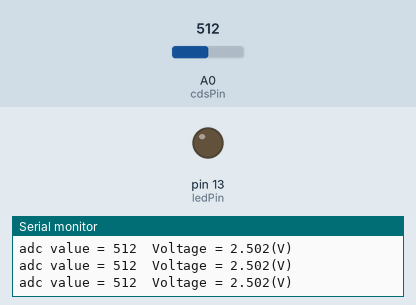
Bench run of a sketch on a simulated Arduino Uno, built with avr-gcc and run on an emulated ATmega328P. Shown: output pins drawn as LEDs (lit = HIGH), the last lines printed to the serial monitor. Inputs (shaded band) come from the test bench; at power-on: A0 (cdsPin) = 512.

Above: at 1.2 s.
1.3 s: A0 (cdsPin) set to 134
4.3 s: A0 (cdsPin) set to 114
At 4.8 s:
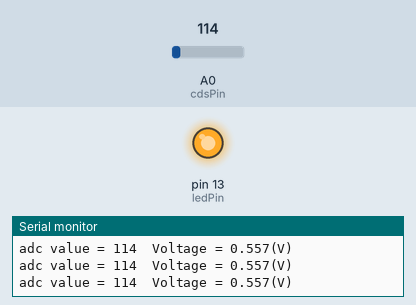
5.8 s: A0 (cdsPin) set to 138
At 7.0 s:
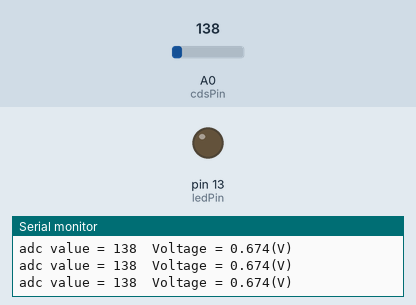
8.8 s: A0 (cdsPin) set to 122
At 9.9 s:
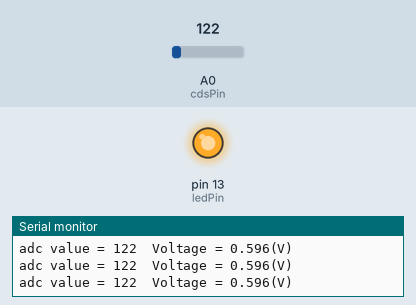
Timing chart, 0 to 11.8 s (numbered marks = the images above; inputs shaded):
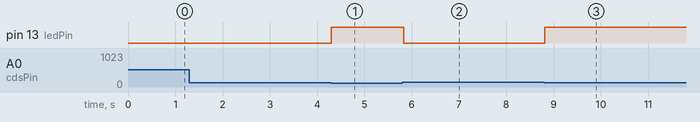

The sketch:

adc_ex3.ino
```cpp
const int cdsPin    =  A0;
const int ledPin    =  13;
const int threshold = 128;

void setup() {
  pinMode(ledPin, OUTPUT);
  Serial.begin(9600);
}

void loop() {
  long adcVal = analogRead(A0);

  if( adcVal < 128 ) digitalWrite(ledPin, HIGH);
  else               digitalWrite(ledPin, LOW );

  Serial.print("adc value = ");
  Serial.print(adcVal);
  Serial.print("\tVoltage = ");
  /*
   1023 : 5000 = adcVal : x(mV)
   1023 * x = 5000 * adcVal
   x = 5000 * adcVal / 1023
   */
  long mVolt = map(adcVal, 0, 1023, 0, 5000);
  // long mVolt = 5000 * adcVal / 1023;
  Serial.print(mVolt / 1000);
  Serial.print(".");
  Serial.print(mVolt % 1000);
  Serial.print("(V)\n");
}
```

Measured:
- the behaviour switches between 128 and 127 on A0 (cdsPin) (found by bisection; images 0 and 1)
- after the input at 4.3 s, pin 13 (ledPin): LOW → HIGH at once
- after the input at 5.8 s, pin 13 (ledPin): HIGH → LOW at once
- after the input at 8.8 s, pin 13 (ledPin): LOW → HIGH at once
